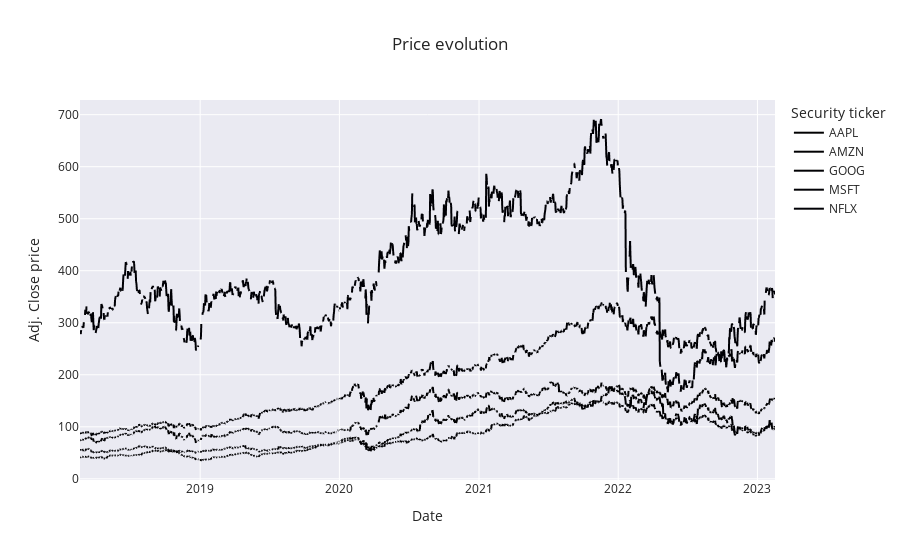

The notebook cell this image was saved under:
### Markdown cell above
### 3.1. Visualize price evolution

Naturally, because each security is valued at different scales, it is difficult to compare between companies.

### Code cell
fig = px.line(tickers_data["Adj Close"], title="Price evolution")
fig.update_layout(
    yaxis_title="Adj. Close price",
    xaxis_title="Date",
    legend_title="Security ticker",
)
fig.update_layout(template="seaborn").show()

### Figure 1 — Plotly figure (JSON) as saved in the notebook; plotly's stock layout.template omitted (floating-point values rounded to 4 significant figures; data arrays with more than 128 entries replaced by an {"elided": "..."} marker saying what was removed)
{"data": [{"hovertemplate": "variable=AAPL<br>Date=%{x}<br>value=%{y}<extra></extra>", "legendgroup": "AAPL", "line": {"color": "#000001", "dash": "solid"}, "marker": {"symbol": "circle"}, "mode": "lines", "name": "AAPL", "showlegend": true, "type": "scattergl", "x": {"elided": "1823 str values"}, "xaxis": "x", "y": {"elided": "1823 float values"}, "yaxis": "y"}, {"hovertemplate": "variable=AMZN<br>Date=%{x}<br>value=%{y}<extra></extra>", "legendgroup": "AMZN", "line": {"color": "#000002", "dash": "solid"}, "marker": {"symbol": "circle"}, "mode": "lines", "name": "AMZN", "showlegend": true, "type": "scattergl", "x": {"elided": "1823 str values"}, "xaxis": "x", "y": {"elided": "1823 float values"}, "yaxis": "y"}, {"hovertemplate": "variable=GOOG<br>Date=%{x}<br>value=%{y}<extra></extra>", "legendgroup": "GOOG", "line": {"color": "#000003", "dash": "solid"}, "marker": {"symbol": "circle"}, "mode": "lines", "name": "GOOG", "showlegend": true, "type": "scattergl", "x": {"elided": "1823 str values"}, "xaxis": "x", "y": {"elided": "1823 float values"}, "yaxis": "y"}, {"hovertemplate": "variable=MSFT<br>Date=%{x}<br>value=%{y}<extra></extra>", "legendgroup": "MSFT", "line": {"color": "#000004", "dash": "solid"}, "marker": {"symbol": "circle"}, "mode": "lines", "name": "MSFT", "showlegend": true, "type": "scattergl", "x": {"elided": "1823 str values"}, "xaxis": "x", "y": {"elided": "1823 float values"}, "yaxis": "y"}, {"hovertemplate": "variable=NFLX<br>Date=%{x}<br>value=%{y}<extra></extra>", "legendgroup": "NFLX", "line": {"color": "#000005", "dash": "solid"}, "marker": {"symbol": "circle"}, "mode": "lines", "name": "NFLX", "showlegend": true, "type": "scattergl", "x": {"elided": "1823 str values"}, "xaxis": "x", "y": {"elided": "1823 float values"}, "yaxis": "y"}], "layout": {"legend": {"title": {"text": "Security ticker"}, "tracegroupgap": 0}, "title": {"text": "Price evolution"}, "xaxis": {"anchor": "y", "domain": [0, 1], "title": {"text": "Date"}}, "yaxis": {"anchor": "x", "domain": [0, 1], "title": {"text": "Adj. Close price"}}}}
